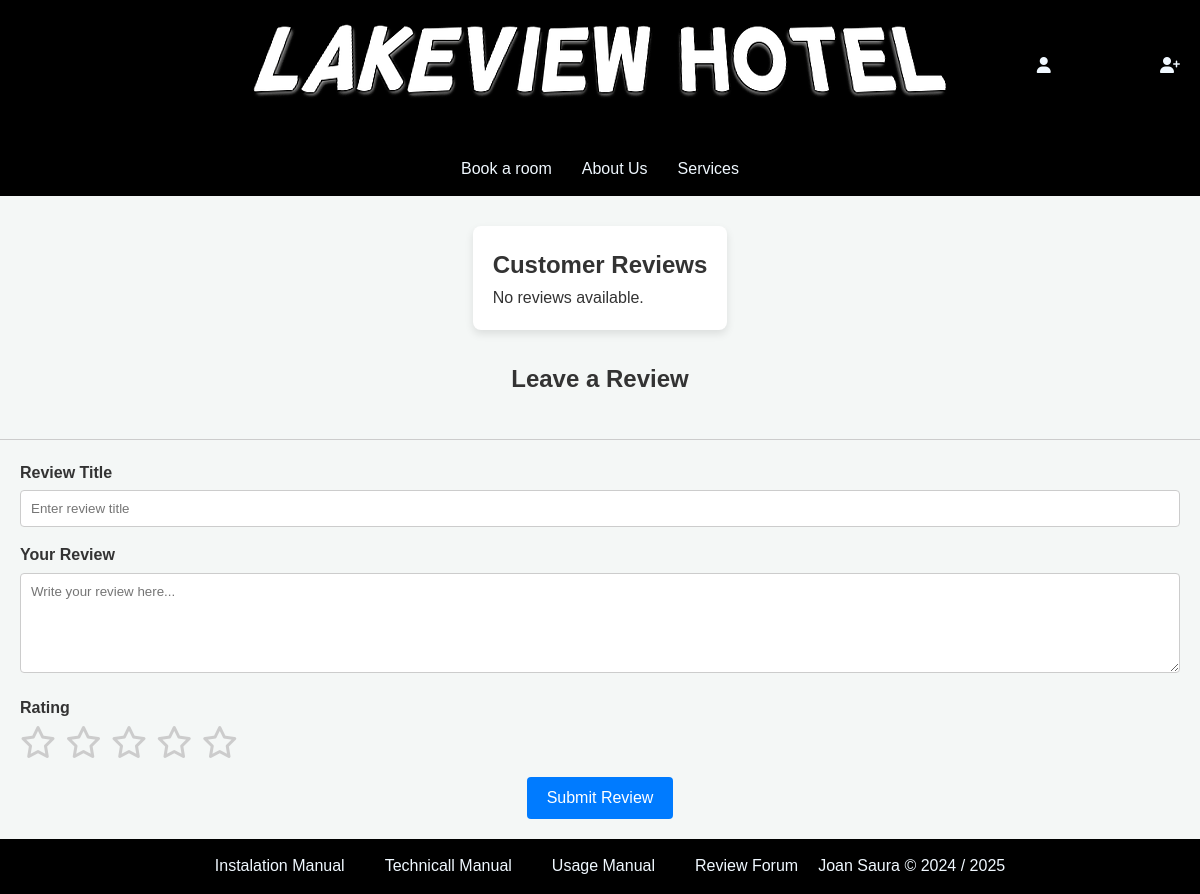
Page /files/forms/reviews/reviews_forum.php on the earlier database version.
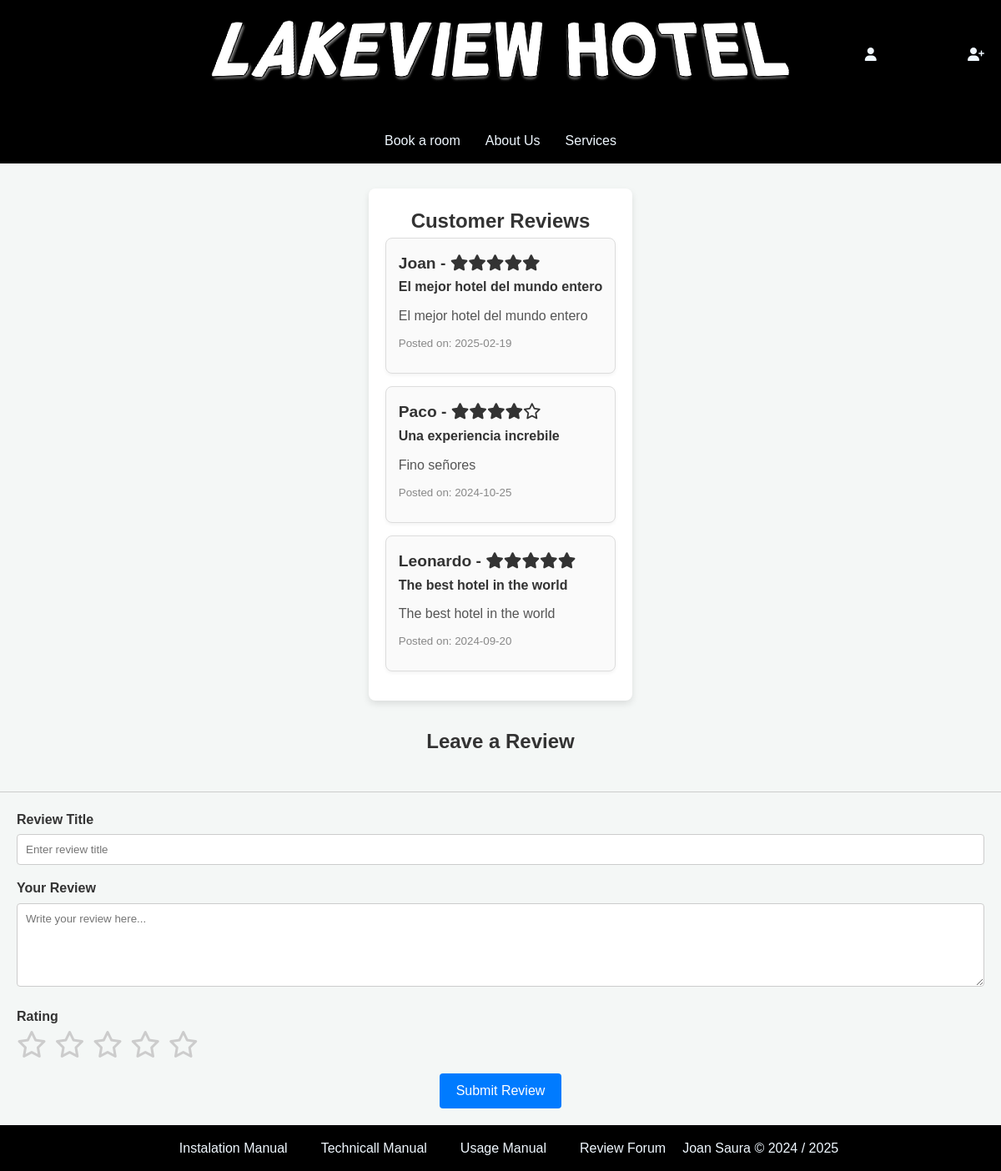
Same page on the later database version.
### tables this page shows
CREATE TABLE IF NOT EXISTS `071_reviews` (
  `review_id` int(11) NOT NULL AUTO_INCREMENT,
  `user_id` int(11) NOT NULL,
  `customer_review` varchar(500) DEFAULT NULL,
  `customer_score` enum('1','2','3','4','5') DEFAULT NULL,
  `inserted_on` date DEFAULT NULL,
  `accepted` tinyint(1) DEFAULT NULL,
  `review_title` varchar(300) DEFAULT NULL,
  `reviewed` tinyint(1) DEFAULT 0,
  PRIMARY KEY (`review_id`),
  KEY `user_id` (`user_id`)
);

CREATE TABLE IF NOT EXISTS `071_users` (
  `user_id` int(11) NOT NULL AUTO_INCREMENT,
  `user_online` varchar(255) DEFAULT NULL,
  `user_password` varchar(255) DEFAULT NULL,
  `user_mail` varchar(255) DEFAULT NULL,
  `client_id` int(11) DEFAULT NULL,
  `employee_id` int(11) DEFAULT NULL,
  `user_role` enum('guest','customer','admin') NOT NULL DEFAULT 'guest',
  PRIMARY KEY (`user_id`),
  KEY `fk_client_id` (`client_id`),
  KEY `fk_employee_id` (`employee_id`)
);

### files/forms/reviews/reviews_forum.php (the view, shortened to what this page needs)
<?php
$root = $_SERVER['DOCUMENT_ROOT'];
include($root . '/student071/dwes/files/common-files/db_connection.php');
include($root . '/student071/dwes/files/functions/displayStars.php');
include($root . '/student071/dwes/files/common-files/header.php');
?>
<div id="form-coments">
    <h2>Customer Reviews</h2>
    <div id="reviews-list">
        <?php
        $query = "SELECT r.review_id, r.customer_review, r.customer_score, r.inserted_on, r.review_title, u.user_online
                  FROM 071_reviews r
                  JOIN 071_users u ON r.user_id = u.user_id
                  WHERE r.accepted = 1 AND r.reviewed = 1
                  ORDER BY r.inserted_on DESC";
        $result = mysqli_query($conn, $query);
        if ($result && mysqli_num_rows($result) > 0) {
            while($review = mysqli_fetch_assoc($result)) {
                ?>
                <div class="review-card">
                <h3><?php echo htmlspecialchars($review['user_online']); ?> - <?php echo displayStars($review['customer_score']); ?></h3>
                <h4><?php echo htmlspecialchars($review['review_title']); ?></h4>
                    <p><?php echo htmlspecialchars($review['customer_review']); ?></p>
                    <small>Posted on: <?php echo htmlspecialchars($review['inserted_on']); ?></small>
                </div>
                <?php
            }
        } else {
            echo "<p>No reviews available.</p>";
        }
        ?>
    </div>
</div>
<h2>Leave a Review</h2>
<form class="review-form" action="/student071/dwes/files/querys/reviews/insert_review.php" method="POST">
    <label for="review-title">Review Title</label>
    <input type="text" name="review_title" id="review-title" placeholder="Enter review title" required>
    <label for="review-text">Your Review</label>
    <textarea name="review_text" id="review-text" placeholder="Write your review here..." required></textarea>
    <label>Rating</label>
    <div id="star-rating">
        <i class="fa fa-star-o star" data-value="1"></i>
        <i class="fa fa-star-o star" data-value="2"></i>
        <i class="fa fa-star-o star" data-value="3"></i>
        <i class="fa fa-star-o star" data-value="4"></i>
        <i class="fa fa-star-o star" data-value="5"></i>
    </div>
    <button type="submit">Submit Review</button>
</form>
<?php
include($root . '/student071/dwes/files/common-files/footer.php');
?>

### files/common-files/header.php (shortened to what this page needs)
<!DOCTYPE html>
<html lang="en">
<head>
    <link rel="stylesheet" href="/student071/dwes/css/style.css">
    <link rel="stylesheet" href="/student071/dwes/css/manuals.css" />
    <link rel="stylesheet" href="/student071/dwes/css/forms.css">
    <link rel="stylesheet" href="/student071/dwes/css/reviews.css">
</head>
<body>
    <div id="top-container">
        <div id="head">
            <a href="/student071/dwes/index.php">
                <img src="/student071/dwes/img/LogoText.png" alt="Lakeview Hotel">
            </a>
            <div class="user-menu">
                <?php if (isset($_SESSION['user_id'])): ?>
                    <div class="link user-login">
                        <i class="fa-solid fa-user"></i>
                        <p><?php echo "Hello, " . htmlspecialchars(isset($_SESSION['user_online']) ? $_SESSION['user_online'] : 'Guest'); ?></p>
                    </div>
                    <div class="link user-login">
                        <i class="fa-solid fa-sign-out-alt"></i>
                        <a href="/student071/dwes/files/login/logout.php">Logout</a>
                    </div>
                <?php else: ?>
                    <div class="link">
                        <i class="fa-solid fa-user"></i>
                    </div>
                    <div class="link">
                        <i class="fa-solid fa-user-plus"></i>
                    </div>
                <?php endif; ?>
            </div>
        </div>
        <div id="head-menu">
            <?php if (isset($_SESSION['user_id'])): ?>
                <a href="/student071/dwes/files/forms/reservations/insert_reservation_forms.php">Book a room</a>
            <?php else: ?>
                <a href="#" onclick="alertForLogin()">Book a room</a>
            <?php endif; ?>
            <a href="/student071/dwes/files/about_us.php">About Us</a>
            <a href="/student071/dwes/files/services.php">Services</a>
        </div>
    </div>
</body>
</html>

### files/common-files/footer.php (shortened to what this page needs)
<?php $root = $_SERVER['DOCUMENT_ROOT']; ?>
<div id="footer">
    <a href="<?php $root; ?>/student071/dwes/docs/manual_instalation.php">Instalation Manual</a>
    <a href="<?php $root; ?>/student071/dwes/docs/manual_technicall.php">Technicall Manual</a>
    <a href="<?php $root; ?>/student071/dwes/docs/manual_usage.php">Usage Manual</a>
    <a href="<?php $root; ?>/student071/dwes/files/forms/reviews/reviews_forum.php">Review Forum</a>
    <span>Joan Saura © 2024 / 2025</span>
</div>
</body>
</html>

### files/functions/displayStars.php
<?php
function displayStars($rating) {
    $html = '';
    $rating = max(1, min(5, intval($rating)));
    for ($i = 1; $i <= 5; $i++) {
        if ($i <= $rating) {
            $html .= '<i class="fa fa-star gold"></i>';
        } else {
            $html .= '<i class="fa fa-star-o"></i>';
        }
    }
    return $html;
}
?>

### css/style.css (style rules this page uses)
* { margin: 0; padding: 0; box-sizing: border-box; }
body { display: flex; flex-direction: column; min-height: 100vh; }
#top-container { position: sticky; }
#head { background-color: black; color: aliceblue; display: flex; align-items: center; justify-content: center; padding: 20px; width: 100%; position: relative; }
#head-menu { background-color: black; display: flex; justify-content: center; padding-top: 10px; }
#head-menu > a { color: aliceblue; text-decoration: none; padding: 15px; }
#footer { background-color: black; color: aliceblue; height: 55px; display: flex; align-items: center; justify-content: center; width: 100%; margin-top: auto; }
#footer > a { margin: 20px; color: aliceblue; text-decoration: none; }
.user-menu { display: flex; flex-direction: row; position: absolute; right: 20px; top: 50%; transform: translateY(-50%); }
.user-menu > .link:first-child { width: auto; color: aliceblue; cursor: default; transition: none; }
.user-menu > .link { display: flex; align-items: center; border-radius: 20px; margin-left: 15px; padding: 10px 15px; font-size: 16px; text-decoration: none; color: black; font-family: 'Segoe UI', Tahoma, Geneva, Verdana, sans-serif; position: relative; overflow: hidden; color: aliceblue; width: 50px; transition: width 0.4s ease, background-color 0.3s ease; }
.link i { color: aliceblue; margin-right: 10px; }
.review-card { background: #fff; border: 1px solid #ddd; border-radius: 5px; padding: 15px; margin-bottom: 20px; box-shadow: 0 2px 4px rgba(0,0,0,0.05); }
.review-card h3 { margin-top: 0; font-size: 1.2em; color: #333; }
.review-card p { margin: 10px 0; line-height: 1.5; color: #555; }
.review-card small { display: block; margin-bottom: 10px; color: #999; }

### css/manuals.css (style rules this page uses)
* { margin: 0; padding: 0; box-sizing: border-box; font-family: 'Arial', sans-serif; }
body { background-color: #f4f7f6; color: #333; line-height: 1.6; }
a { color: #3498db; text-decoration: none; transition: color 0.3s ease; }

### css/forms.css (style rules this page uses)
.fa-solid { cursor: pointer; display: flex; justify-content: center; font-family: 40px; margin: 15px; }
form { margin-top: 15px; }
button[type="submit"] { background-color: #5cb85c; color: #fff; border: none; border-radius: 5px; padding: 10px 15px; font-size: 1em; cursor: pointer; transition: background-color 0.3s ease; }

### css/reviews.css (style rules this page uses)
#form-coments { margin: 30px auto; padding: 20px; background-color: #fff; border-radius: 8px; box-shadow: 0 4px 8px rgba(0,0,0,0.1); }
h2 { text-align: center; color: #333; }
.review-form { margin-top: 40px; padding: 20px; border-top: 1px solid #ccc; }
.review-form label { display: block; margin-bottom: 5px; font-weight: bold; color: #333; }
.review-form input[type="text"], .review-form textarea { width: 100%; padding: 10px; margin-bottom: 15px; border: 1px solid #ccc; border-radius: 4px; }
.review-form textarea { resize: vertical; min-height: 100px; }
#star-rating { margin-bottom: 15px; }
#star-rating .star { font-size: 2em; color: #ccc; cursor: pointer; margin-right: 5px; transition: color 0.2s ease-in-out; }
.review-form button { background-color: #007bff; color: #fff; border: none; padding: 12px 20px; border-radius: 4px; cursor: pointer; font-size: 1em; display: block; margin: 0 auto; }
.review-card { background-color: #fafafa; padding: 15px; border-radius: 8px; margin-bottom: 15px; border: 1px solid #ddd; }
.review-card h3 { margin-top: 0; color: #333; }
.review-card p { font-size: 1em; color: #555; }
.review-card small { color: #888; }

Differences in the rows shown:
added 071_reviews: user.user_online "Joan", customer_score "5" (drawn), review_title "El mejor hotel del mundo entero", customer_review "El mejor hotel del mundo entero", inserted_on "2025-02-19"
added 071_reviews: user.user_online "Paco", customer_score "4" (drawn), review_title "Una experiencia increbile", customer_review "Fino señores", inserted_on "2024-10-25"
added 071_reviews: user.user_online "Leonardo", customer_score "5" (drawn), review_title "The best hotel in the world", customer_review "The best hotel in the world", inserted_on "2024-09-20"
Other differences:
text no longer shown: "No reviews available."
